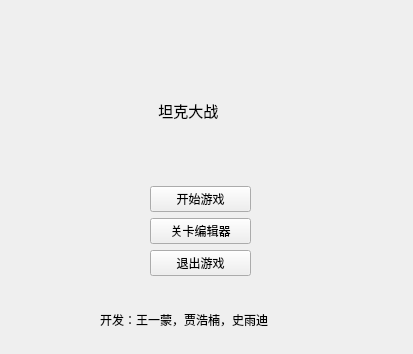
<?xml version="1.0" encoding="UTF-8"?>
<ui version="4.0">
 <class>MainPage</class>
 <widget class="QWidget" name="MainPage">
  <property name="geometry">
   <rect>
    <x>0</x>
    <y>0</y>
    <width>413</width>
    <height>354</height>
   </rect>
  </property>
  <property name="windowTitle">
   <string>Form</string>
  </property>
  <widget class="QWidget" name="layoutWidget">
   <property name="geometry">
    <rect>
     <x>150</x>
     <y>40</y>
     <width>101</width>
     <height>236</height>
    </rect>
   </property>
   <layout class="QVBoxLayout" name="verticalLayout">
    <item>
     <widget class="QLabel" name="label">
      <property name="minimumSize">
       <size>
        <width>0</width>
        <height>129</height>
       </size>
      </property>
      <property name="font">
       <font>
        <family>Microsoft YaHei UI</family>
        <pointsize>11</pointsize>
       </font>
      </property>
      <property name="text">
       <string>  坦克大战</string>
      </property>
     </widget>
    </item>
    <item>
     <widget class="QPushButton" name="Start">
      <property name="text">
       <string>开始游戏</string>
      </property>
     </widget>
    </item>
    <item>
     <widget class="QPushButton" name="goto_mapmaker">
      <property name="text">
       <string>关卡编辑器</string>
      </property>
     </widget>
    </item>
    <item>
     <widget class="QPushButton" name="Exit">
      <property name="text">
       <string>退出游戏</string>
      </property>
     </widget>
    </item>
   </layout>
  </widget>
  <widget class="QLabel" name="label_2">
   <property name="geometry">
    <rect>
     <x>100</x>
     <y>310</y>
     <width>241</width>
     <height>20</height>
    </rect>
   </property>
   <property name="text">
    <string>开发：王一蒙，贾浩楠，史雨迪</string>
   </property>
  </widget>
 </widget>
 <resources/>
 <connections/>
</ui>
